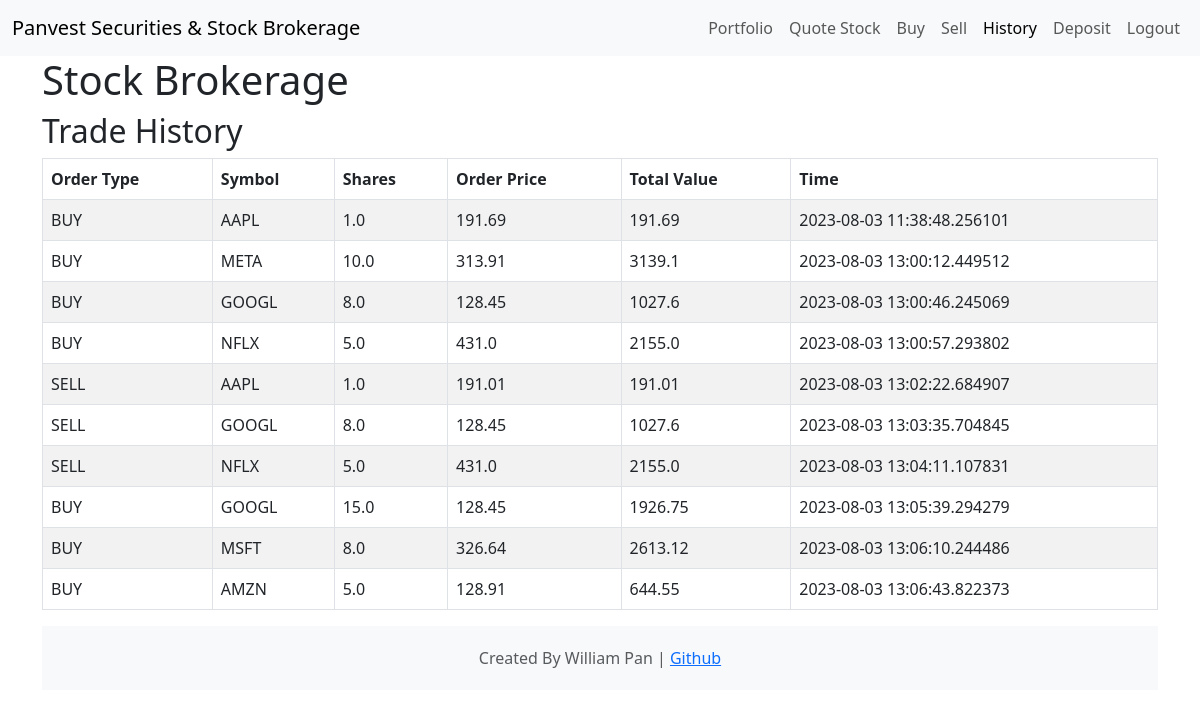
Page /trade_history (signed in) on the committed database.
### app.py (models this page shows)
class Trade_History(db.Model):
    transaction_id = db.Column(db.Integer, primary_key=True)
    user_id = db.Column(db.Integer, db.ForeignKey('user.id'), nullable=False)
    order_type = db.Column(db.String(10), nullable=False)
    symbol = db.Column(db.String(10), nullable=False)
    shares = db.Column(db.Float, nullable=False)
    order_price = db.Column(db.Float, nullable=False)
    total_value = db.Column(db.Float, nullable=False)
    time = db.Column(db.DateTime, nullable=False)

### app.py (the view)
@app.route("/trade_history")
@require_login
def trade_history():
    trade_history = db.session.execute(db.select(Trade_History).filter_by(user_id=session["user_id"])).scalars()
    return render_template("trade_history.html", trade_history=trade_history, active_page='trade_history')

### app.py (called while the page is built)
@app.after_request
def after_request(response):
    response.headers["Cache-Control"] = "no-cache, no-store, must-revalidate"
    response.headers["Expires"] = 0
    response.headers["Pragma"] = "no-cache"
    return response

### login.py (called while the page is built)
def require_login(function):
    @wraps(function)
    def decorated_function(*args, **kwargs):
        if session.get("user_id") is None:
            return redirect("/login")
        return function(*args, **kwargs)
    return decorated_function

### templates/trade_history.html (shortened to what this page needs)
{% extends "base.html" %}
{% block header %}
    Trade History
{% endblock %}
{% block body %}
<table class="table table-striped table-hover table-bordered">
    <thead>
        <tr>
            <th>Order Type</th>
            <th>Symbol</th>
            <th>Shares</th>
            <th>Order Price</th>
            <th>Total Value</th>
            <th>Time</th>
        </tr>
    </thead>
    <tbody>
        {% for row in trade_history %}
        <tr>
            <td>{{row.order_type}}</td>
            <td>{{row.symbol}}</td>
            <td>{{row.shares}}</td>
            <td>{{row.order_price}}</td>
            <td>{{row.total_value}}</td>
            <td>{{row.time}}</td>
        </tr>
        {% endfor %}
    </tbody>
</table>
{% endblock %}

### templates/base.html (shortened to what this page needs)
<!DOCTYPE html>
<html lang="en">
<head>
    <link href="/static/styles.css" rel="stylesheet">
    <link href="https://cdn.jsdelivr.net/npm/bootstrap@5.3.0/dist/css/bootstrap.min.css" rel="stylesheet">
</head>
<body>
  <div class="wrapper">
    <nav class="navbar navbar-expand-lg bg-body-tertiary">
        <div class="container-fluid">
          <a class="navbar-brand" {% if session["user_id"] %} href="/" {% else %} href="/login" {% endif %}>Panvest Securities & Stock Brokerage</a>
          <div class="collapse navbar-collapse" id="navbarNavAltMarkup">
            <div class="navbar-nav ms-auto">
              {% if session["user_id"] %}
                <a class="nav-link {% if active_page == 'portfolio' %}active{% endif %}" {% if active_page == 'portfolio' %}aria-current="page"{% endif %} href="/">Portfolio</a>
                <a class="nav-link {% if active_page == 'quote' %}active{% endif %}" {% if active_page == 'quote' %}aria-current="page"{% endif %} href="/quote">Quote Stock</a>
                <a class="nav-link {% if active_page == 'buy' %}active{% endif %}" {% if active_page == 'buy' %}aria-current="page"{% endif %} href="/buy">Buy</a>
                <a class="nav-link {% if active_page == 'sell' %}active{% endif %}" {% if active_page == 'sell' %}aria-current="page"{% endif %} href="/sell">Sell</a>
                <a class="nav-link {% if active_page == 'trade_history' %}active{% endif %}" {% if active_page == 'trade_history' %}aria-current="page"{% endif %} href="/trade_history">History</a>
                <a class="nav-link {% if active_page == 'deposit' %}active{% endif %}" {% if active_page == 'deposit' %}aria-current="page"{% endif %} href="/deposit">Deposit</a>
                <a class="nav-link" href="/logout">Logout</a>
              {% endif %}
            </div>
          </div>
        </div>
      </nav>
    <div class="container content">
        <header>
            <h1>Stock Brokerage</h1>
            <h2>{% block header %} {% endblock %}</h2>
        </header>
        <main>
            {% block body %}
            {% endblock %}
        </main>
        <footer class="footer">
          <div class="container">
              <span class="text-muted">Created By William Pan | <a href="https://github.com/williampan22">Github</a></span>
          </div>
      </footer>
    </div>
  </div>
</body>
</html>

### static/styles.css (style rules this page uses)
body { font-family: helvetica; }
html, body { height: 100%; margin: 0; }
.wrapper { display: flex; flex-direction: column; min-height: 100vh; }
.content { flex: 1; }
.footer { background-color: #f8f9fa; padding: 20px 0; margin-top: auto; text-align: center; }

### rows in the picture
Trade_History: order_type "BUY", symbol "AAPL", shares "1.0", order_price "191.69", total_value "191.69", time "2023-08-03 11:38:48.256101"
Trade_History: order_type "BUY", symbol "META", shares "10.0", order_price "313.91", total_value "3139.1", time "2023-08-03 13:00:12.449512"
Trade_History: order_type "BUY", symbol "GOOGL", shares "8.0", order_price "128.45", total_value "1027.6", time "2023-08-03 13:00:46.245069"
Trade_History: order_type "BUY", symbol "NFLX", shares "5.0", order_price "431.0", total_value "2155.0", time "2023-08-03 13:00:57.293802"
Trade_History: order_type "SELL", symbol "AAPL", shares "1.0", order_price "191.01", total_value "191.01", time "2023-08-03 13:02:22.684907"
Trade_History: order_type "SELL", symbol "GOOGL", shares "8.0", order_price "128.45", total_value "1027.6", time "2023-08-03 13:03:35.704845"
Trade_History: order_type "SELL", symbol "NFLX", shares "5.0", order_price "431.0", total_value "2155.0", time "2023-08-03 13:04:11.107831"
Trade_History: order_type "BUY", symbol "GOOGL", shares "15.0", order_price "128.45", total_value "1926.75", time "2023-08-03 13:05:39.294279"
Trade_History: order_type "BUY", symbol "MSFT", shares "8.0", order_price "326.64", total_value "2613.12", time "2023-08-03 13:06:10.244486"
Trade_History: order_type "BUY", symbol "AMZN", shares "5.0", order_price "128.91", total_value "644.55", time "2023-08-03 13:06:43.822373"
